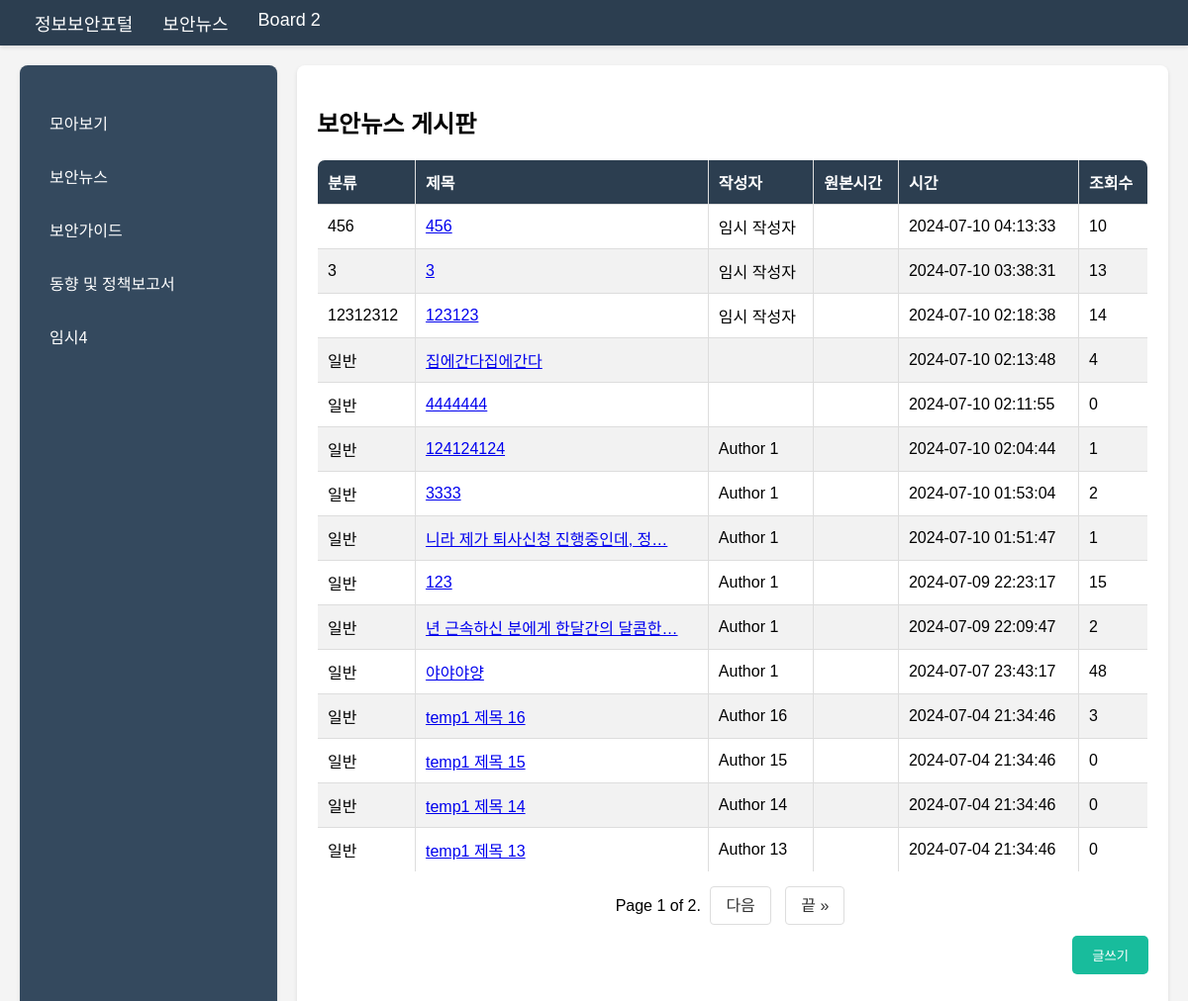
The page /board1/category/temp1/ on the database its author committed.
### board1/models.py (models this page shows, shortened)
class Post(models.Model):
    title = models.CharField(max_length=200)
    category = models.CharField(max_length=100)
    subcategory = models.CharField(max_length=100, default='일반')
    content = RichTextField()
    original_time = models.CharField(max_length=100, blank=True, null=True)
    attachment = models.FileField(upload_to='attachments/', null=True, blank=True)
    author = models.CharField(max_length=50, default='임시 작성자')
    created_at = models.DateTimeField(auto_now_add=True)
    views = models.PositiveIntegerField(default=0)

### board1/views.py (the view)
# urls.py: path('category/<str:category>/', views.post_list, name='post_list'),
def post_list(request, category):
    posts = Post.objects.filter(category=category).order_by('-created_at')
    total_posts = posts.count()
    paginator = Paginator(posts, 15)
    page_number = request.GET.get('page')
    page_obj = paginator.get_page(page_number)
    start_index = total_posts - (page_obj.start_index() - 1)
    category_name = CATEGORY_NAMES.get(category, 'Unknown')
    return render(request, 'board1/post_list.html', {
        "page_obj": page_obj,
        "category": category_name,
        "category_key": category,
        "total_posts": total_posts,
        "start_index": start_index,
        "show_create": True  # 글쓰기 버튼을 표시
    })

### board1/templates/board1/post_list.html (shortened to what this page needs)
{% extends "board_base.html" %}
{% block content %}
<div class="left-nav">
    <ul>
        <li><a href="{% url 'board1_index' %}">모아보기</a></li>
        <li><a href="{% url 'post_list' 'temp1' %}">보안뉴스</a></li>
        <li><a href="{% url 'post_list' 'temp2' %}">보안가이드</a></li>
        <li><a href="{% url 'post_list' 'temp3' %}">동향 및 정책보고서</a></li>
        <li><a href="{% url 'post_list' 'temp4' %}">임시4</a></li>
    </ul>
</div>
<div class="content">
    <h2>{{ category }} 게시판</h2>
    <table class="post-table">
        <thead>
            <tr>
                <th>분류</th>
                <th>제목</th>
                <th>작성자</th>
                <th>원본시간</th>
                <th>시간</th>
                <th>조회수</th>
            </tr>
        </thead>
        <tbody>
            {% for post in page_obj %}
            <tr>
                <td>{{ post.subcategory }}</td>
                <td><a href="{% url 'post_detail' post.id %}">{{ post.title|truncatechars:20 }}</a></td>
                <td>{{ post.author }}</td>
                <td>{{ post.original_time|date:"Y-m-d H:i:s" }}</td>
                <td>{{ post.created_at|date:"Y-m-d H:i:s" }}</td>
                <td>{{ post.views }}</td>
            </tr>
            {% endfor %}
        </tbody>
    </table>
    <div class="pagination">
        <span class="step-links">
            <span class="current">
                Page {{ page_obj.number }} of {{ page_obj.paginator.num_pages }}.
            </span>
            {% if page_obj.has_next %}
                <a href="?page={{ page_obj.next_page_number }}">다음</a>
                <a href="?page={{ page_obj.paginator.num_pages }}">끝 &raquo;</a>
            {% endif %}
        </span>
    </div>
    {% if show_create %}
    <div class="btn-container">
        <a href="{% url 'create_post' category_key %}"><button>글쓰기</button></a>
    </div>
    {% endif %}
</div>
{% endblock %}

### templates/board_base.html (style rules this page uses)
body { font-family: Arial, sans-serif; margin: 0; padding: 0; background-color: #f4f4f4; }
.left-nav { width: 220px; background-color: #34495e; color: #fff; padding: 20px; margin-right: 20px; border-radius: 8px; box-shadow: 0 2px 4px rgba(0, 0, 0, 0.1); }
.left-nav ul { list-style-type: none; padding: 0; }
.left-nav ul li { margin: 10px 0; }
.left-nav ul li a { color: #fff; text-decoration: none; padding: 10px; display: block; border-radius: 4px; transition: background-color 0.3s; }
.content { flex-grow: 1; background-color: #fff; padding: 20px; border-radius: 8px; box-shadow: 0 2px 4px rgba(0, 0, 0, 0.1); }
table { width: 100%; border-collapse: collapse; margin-top: 20px; border-radius: 8px; overflow: hidden; }
table, th, td { border: 1px solid #ddd; }
th, td { padding: 10px; text-align: left; }
th { background-color: #2c3e50; color: #fff; }
tr:nth-child(even) { background-color: #f2f2f2; }
.pagination { display: flex; justify-content: center; margin: 20px 0; }
.pagination a { margin: 0 5px; padding: 10px 15px; border: 1px solid #ddd; text-decoration: none; color: #333; border-radius: 4px; transition: background-color 0.3s; }
.btn-container { display: flex; justify-content: flex-end; margin: 20px 0; }
.btn-container button { padding: 10px 20px; background-color: #18bc9c; color: #fff; border: none; border-radius: 5px; cursor: pointer; transition: background-color 0.3s; }

### rows shown on the page
Post: subcategory "456", title "456", author "임시 작성자", created_at "2024-07-10 04:13:33", views "10"
Post: subcategory "3", title "3", author "임시 작성자", created_at "2024-07-10 03:38:31", views "13"
Post: subcategory "12312312", title "123123", author "임시 작성자", created_at "2024-07-10 02:18:38", views "14"
Post: subcategory "일반", title "집에간다집에간다", created_at "2024-07-10 02:13:48", views "4"
Post: subcategory "일반", title "4444444", created_at "2024-07-10 02:11:55", views "0"
Post: subcategory "일반", title "124124124", author "Author 1", created_at "2024-07-10 02:04:44", views "1"
Post: subcategory "일반", title "3333", author "Author 1", created_at "2024-07-10 01:53:04", views "2"
Post: subcategory "일반", title "니라 제가 퇴사신청 진행중인데, 정…", author "Author 1", created_at "2024-07-10 01:51:47", views "1"
Post: subcategory "일반", title "123", author "Author 1", created_at "2024-07-09 22:23:17", views "15"
Post: subcategory "일반", title "년 근속하신 분에게 한달간의 달콤한…", author "Author 1", created_at "2024-07-09 22:09:47", views "2"
Post: subcategory "일반", title "야야야양", author "Author 1", created_at "2024-07-07 23:43:17", views "48"
Post: subcategory "일반", title "temp1 제목 16", author "Author 16", created_at "2024-07-04 21:34:46", views "3"
Post: subcategory "일반", title "temp1 제목 15", author "Author 15", created_at "2024-07-04 21:34:46", views "0"
Post: subcategory "일반", title "temp1 제목 14", author "Author 14", created_at "2024-07-04 21:34:46", views "0"
Post: subcategory "일반", title "temp1 제목 13", author "Author 13", created_at "2024-07-04 21:34:46", views "0"

### other values the page prints
{{ category }} "보안뉴스"
{{ page_obj.number }} "1"
{{ page_obj.paginator.num_pages }} "2"
